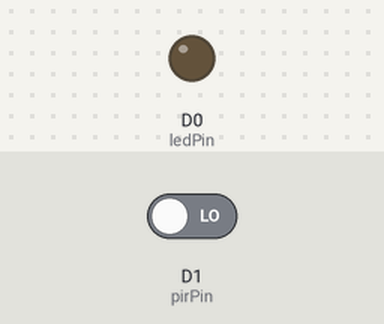
Simulated run of this sketch. Board: ESP8266 (NodeMCU). Shown: output pins drawn as LEDs (lit = HIGH). Inputs (shaded band) come from the test bench; at power-on: D1 (pirPin) LOW.

Above: at 1.2 s.
1.3 s: D1 (pirPin) driven HIGH
At 1.7 s:
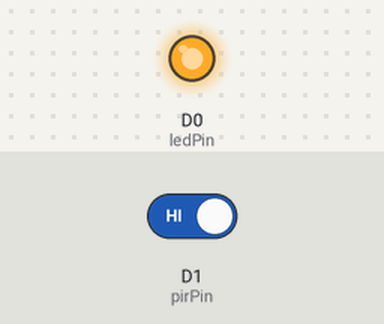
2.8 s: D1 (pirPin) driven LOW
At 4.0 s:
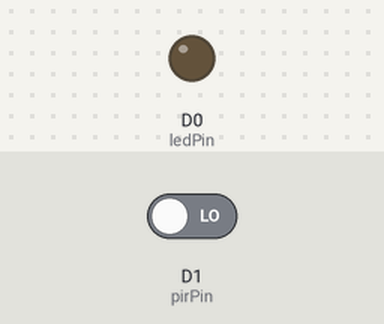
Timing chart, 0 to 5.8 s (numbered marks = the images above; inputs shaded):
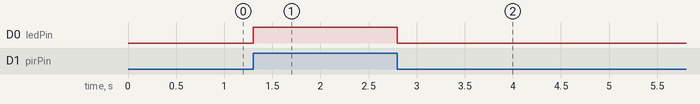

The sketch:

pir.ino
```cpp
#define ledPin D0 // Red LED
#define pirPin D1 // Input for HC-SR501

int pirValue; // variable to store read PIR Value

void setup()
{
 pinMode(ledPin, OUTPUT);
 pinMode(pirPin, INPUT);
 digitalWrite(ledPin, LOW);

}

void loop()
{
 pirValue = digitalRead(pirPin);
 digitalWrite(ledPin, pirValue);
}
```

Measured:
- after the input at 1.3 s, D0 (ledPin): LOW → HIGH at once
- after the input at 2.8 s, D0 (ledPin): HIGH → LOW at once
